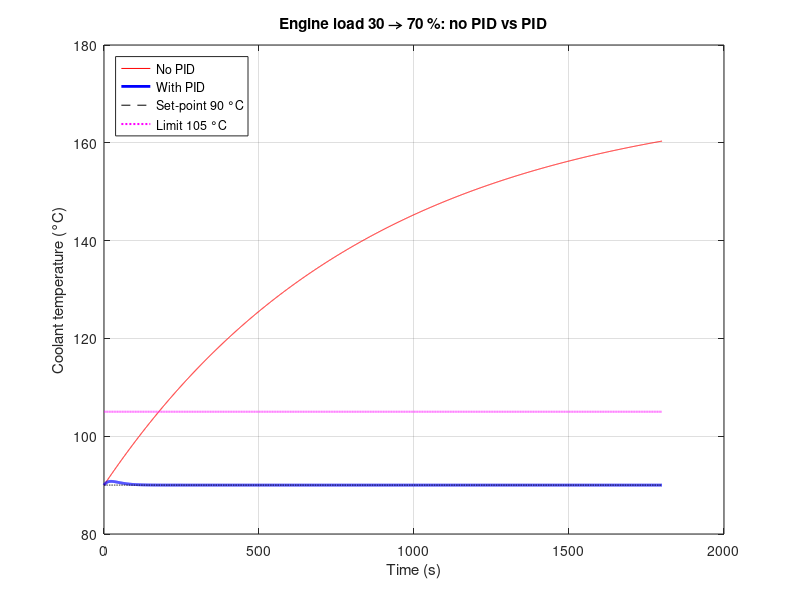
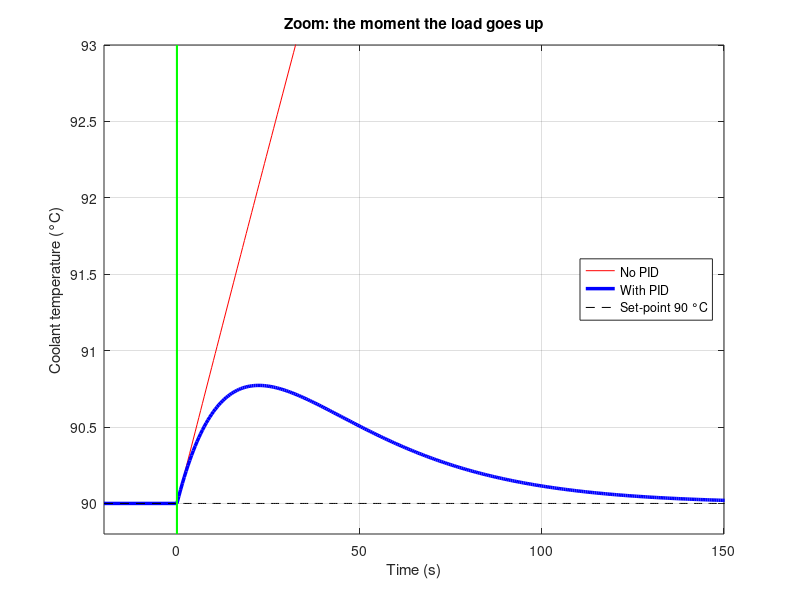

The MATLAB source for these figures, in order:
%% PID Temperature Control of a Truck Engine
% How the coolant temperature changes when the engine load goes up,
% first with no controller, then with a PID controller.
% Sushanth Bibi (24BME0501), Ganishk Mohanraj (24BME0500)

clc;
clear;
close all;

%% Plant (values from the references on the last slide)
% Fan path:  fan air flow [kg/s] -> coolant temperature [K]
num = 38.1;
den = conv([851 1],[11.3 1]);   % (851s+1)(11.3s+1)
G = tf(num, den)

% Load path: engine load [%] -> coolant temperature [K]
numd = 2.0;
dend = [851 1];                 % (851s+1)
Gd = tf(numd, dend)

%% PID controller (gains from the SIMC tuning rule)
Kp = 2.48;
Ki = 0.044;
Kd = 22.4;
C = tf(Kp, 1) + tf(Ki, [1 0]) + tf([Kd 0], [0.01 1]);   % Kp + Ki/s + Kd*s

%% Load goes from 30 % to 70 % at t = 0
t = 0:0.5:1800;                 % 30 minutes

% Without PID: load -> temperature = Gd
[T_noPID, t] = step(40*Gd, t);

% With PID: load -> temperature = Gd / (1 + C*G)
D = Gd * feedback(1, C*G);
[T_PID, t] = step(40*D, t);

%% Figure 1: no PID vs PID over 30 minutes
figure;
plot(t, 90 + T_noPID, 'r', t, 90 + T_PID, 'b', 'LineWidth', 2);
hold on;
plot(t, 90*ones(size(t)), 'k--');
plot(t, 105*ones(size(t)), 'm:', 'LineWidth', 1.5);
grid on;
title('Engine load 30 \rightarrow 70 %: no PID vs PID');
xlabel('Time (s)');
ylabel('Coolant temperature (°C)');
legend('No PID', 'With PID', 'Set-point 90 °C', 'Limit 105 °C', 'Location', 'northwest');

%% Figure 2: zoom on the moment the load changes
% Add 20 s of steady running at 90 °C before the load step (t = 0)
tz      = [-20; t(:)];
Tz_no   = 90 + [0; T_noPID(:)];
Tz_pid  = 90 + [0; T_PID(:)];

figure;
plot(tz, Tz_no, 'r', tz, Tz_pid, 'b', 'LineWidth', 2.5);
hold on;
plot(tz, 90*ones(size(tz)), 'k--');
plot([0 0], [89.8 93], 'g', 'LineWidth', 1.5);          % load step
grid on;
xlim([-20 150]);
ylim([89.8 93]);
title('Zoom: the moment the load goes up');
xlabel('Time (s)');
ylabel('Coolant temperature (°C)');
legend('No PID', 'With PID', 'Set-point 90 °C', 'Location', 'east');

%% Results
disp(['No PID:   temperature after 30 min = ', num2str(90 + T_noPID(end), '%5.1f'), ' °C']);
disp(['With PID: highest temperature      = ', num2str(90 + max(T_PID), '%5.2f'), ' °C']);
disp(['With PID: temperature after 30 min = ', num2str(90 + T_PID(end), '%5.2f'), ' °C']);
poles = pole(feedback(C*G, 1))   % all negative real parts -> stable

% Inference:
% Without a PID, the extra load keeps heating the engine: it passes the
% 105 °C limit after about 3 minutes and keeps rising. With the PID, the temperature rises by less
% than 1 °C and is brought back to exactly 90 °C in about 2 minutes.
